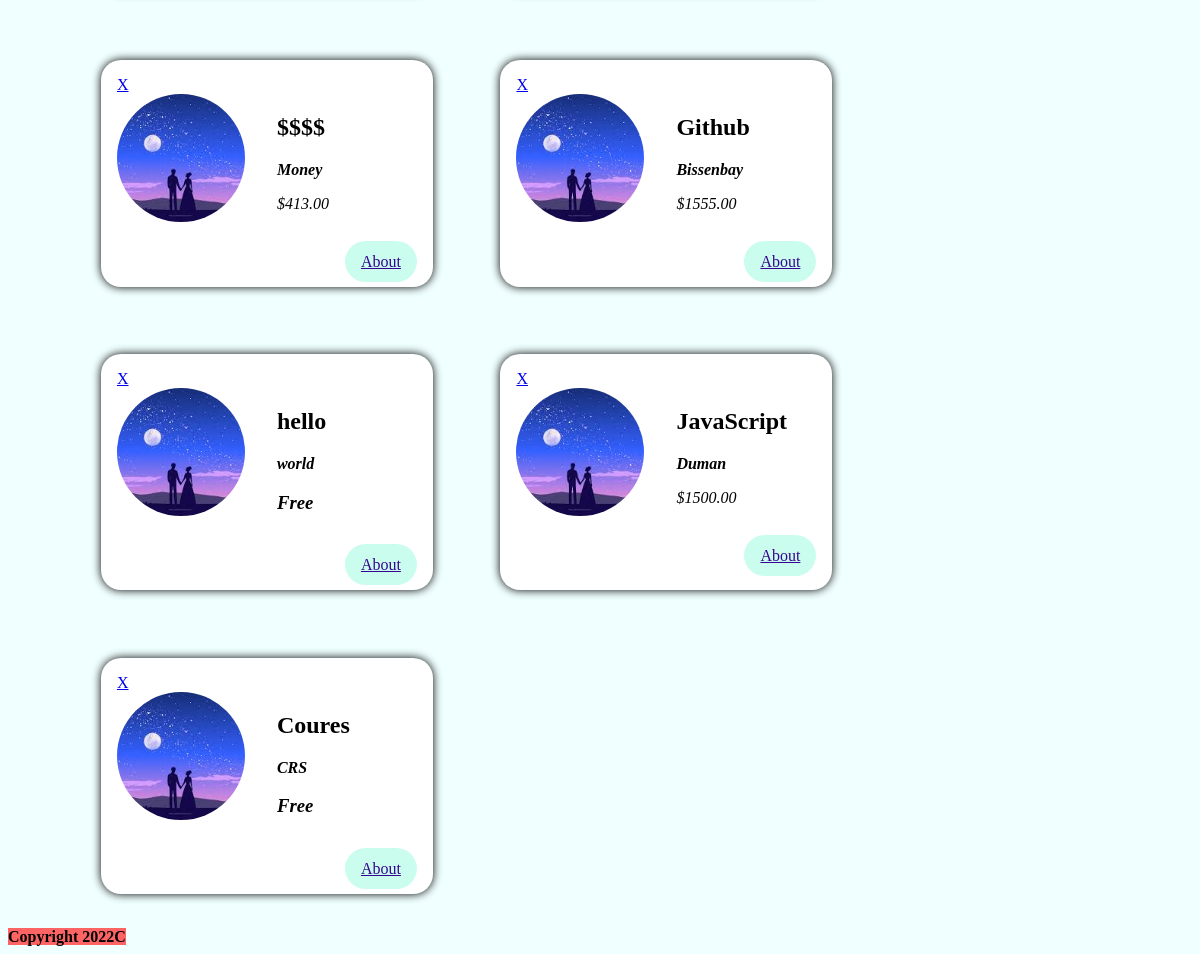
Before: / (lower part) with the older database file.
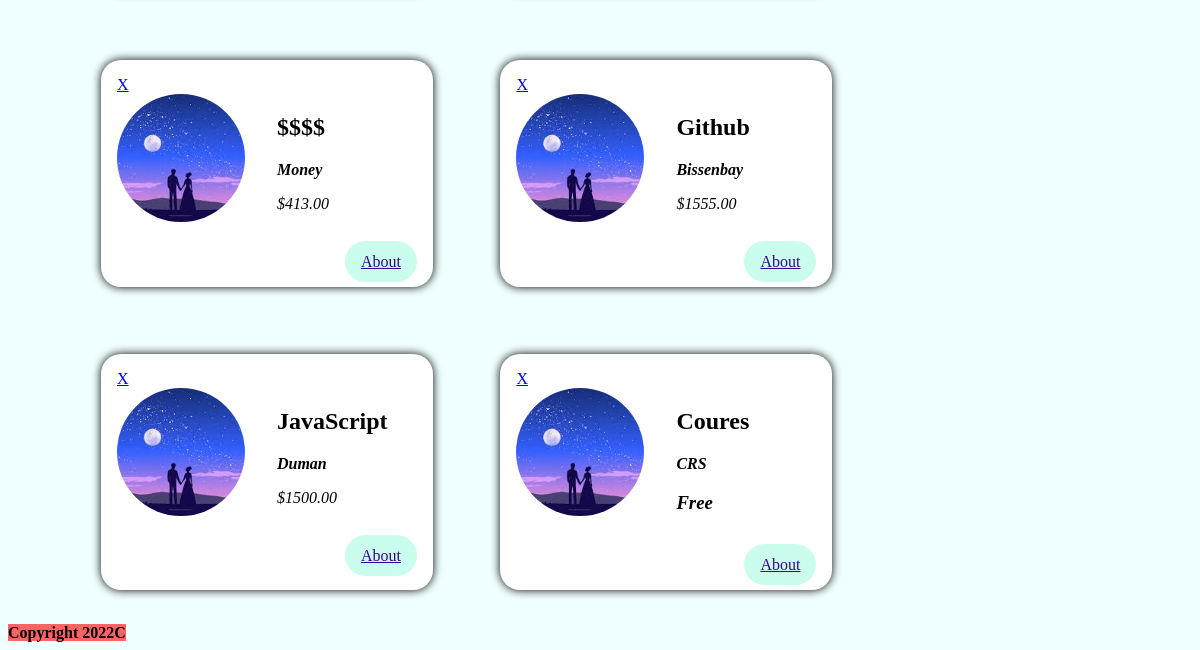
After: the same page with the newer database file.
### main/models.py (models this page shows, shortened)
class Course(models.Model):
    coursename = models.CharField(max_length=256, null=False)
    teacher = models.CharField(max_length=32, null=False)
    price = models.DecimalField(max_digits=8, decimal_places=2)

### main/views.py (the view)
# urls.py: path('' , views.course , name = 'course'),
def course(request):
    courses = Course.objects.all()
    return render(request , 'main/Card.html',{
        'courses':courses,
    })

### main/templates/main/Card.html (shortened to what this page needs)
{% include 'main/header.html' %}
{% load static %}
{% block card %}
     <main>
        <section>
            <ol>
                {% for course in courses %}
                    <li class="meetup-item">
                        <article>
                            <a href="{% url 'delete'  courseid=course.id %}">X</a>
                            <div class="meetup-summary">
                                <div class="meetup-image">
                                    <img src="{%static 'main/img.jpeg'%}" , alt="src">
                                </div>
                                <div class="meetup-details">
                                    <h2>{{ course.coursename }}</h2>
                                    <address>
                                        <strong>{{ course.teacher }}</strong>
                                            {% if  course.teacher  == 'Yerbol Baygaraev' %}
                                                <h1>PRICELESS</h1>
                                            {% elif  course.teacher  == 'Bissenbay Dauletbaev' %}
                                                <h1>PRICELESS</h1>
                                            {% elif course.price == 0 %}
                                                <h1>Free</h1>
                                            {% else %}
                                                <p>${{ course.price }}</p>
                                            {% endif %}
                                    </address>
                                </div>
                            </div>
                            <div class="meetup-actions">
                                <a href="{{course.pk}}" class="btn">
                                About
                                </a>
                            </div>
                        </article>
                    </li>
                {% endfor %}
            </ol>
        </section>
    </main>
{% endblock %}
{% include 'main/Footer.html' %}

Changed rows visible on the page:
removed Course: coursename "hello", teacher "world", price "Free"
